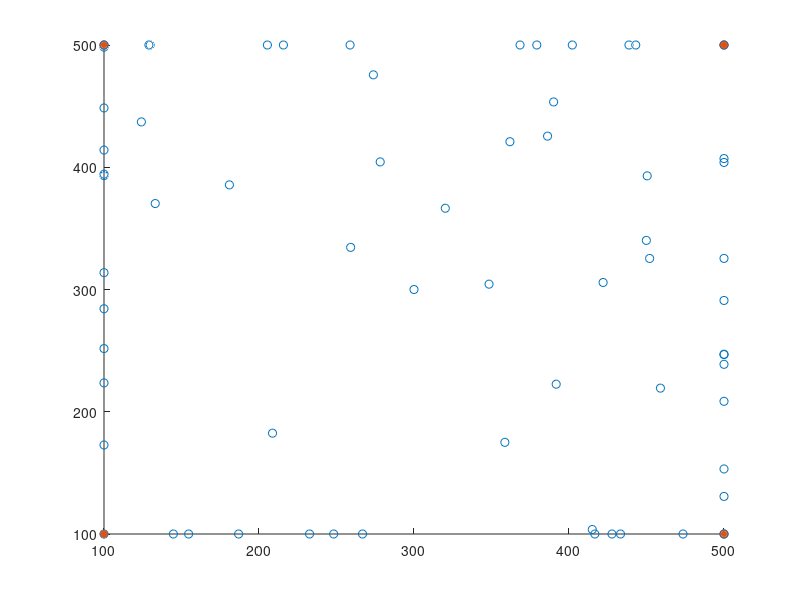

Source code (MATLAB): (Note: this script raises an error after producing the figure.)
% This DEMO calculates a Voronoi diagram with arbitrary points in arbitrary
% polytope/polyheron in 2D/3D

% 20	50	200	500	1000	2000
clear all;close all;clc
%% generate random samples
n = 10;        % number of points
m = 0;         % number of boundary point-candidates
d = 3;          % dimension of the space
tol = 1e-07;            % tolerance value used in "inhull.m" (larger value high precision, possible numerical error)
% pos0 = rand(n,d);       % generate random points
% bnd0 = rand(m,d)       % generate boundary point-candidates
% % bnd0 = [1 0 0; 0 0 1;0 1 0; 1 1 0; 0 1 1; 1 0 1; 1 1 1; 0 0 0];       % generate boundary point-candidates
num_bndpoints_inclusion = 8;
case_box = 1;
% case_box = 2;

% 
if case_box == 1
    xmax = 500;
    xmin = 100;
    ymax = 500;
    ymin = 100;
    zmax = 500;
    zmin = 100;
end

bnd0 = [0.5*(xmin+xmax) 0.5*(ymin+ymax) 0.5*(zmin+zmax); xmin ymin zmax; xmax ymin zmin;  xmin ymax zmin; xmax ymax zmin; xmin ymax zmax; xmax ymin zmax; xmax ymax zmax; xmin ymin zmin];       % generate boundary point-candidates

rng('shuffle')
xplane_bndpnts = 10;
yplane_bndpnts = 10;
zplane_bndpnts = 10;

% x plane
for i = 1:xplane_bndpnts
    yrand1 = (ymax-ymin)*rand(1) + ymin;
    yrand2 = (ymax-ymin)*rand(1) + ymin;
    
    zrand1 = (zmax-zmin)*rand(1) + zmin;
    zrand2 = (zmax-zmin)*rand(1) + zmin;    
    bnd0 = [bnd0;xmin yrand1 zrand1];
    bnd0 = [bnd0;xmax yrand2 zrand2];
end



% y plane
for i = 1:yplane_bndpnts
    xrand1 = (xmax-xmin)*rand(1) + xmin;
    xrand2 = (xmax-xmin)*rand(1) + xmin;
    
    zrand1 = (zmax-zmin)*rand(1) + zmin;
    zrand2 = (zmax-zmin)*rand(1) + zmin;    
    bnd0 = [bnd0;xrand1 ymin zrand1];
    bnd0 = [bnd0;xrand2 ymax zrand2];
end

% z plane
for i = 1:zplane_bndpnts
    xrand1 = (xmax-xmin)*rand(1) + xmin;
    xrand2 = (xmax-xmin)*rand(1) + xmin;   
    
    yrand1 = (ymax-ymin)*rand(1) + ymin;
    yrand2 = (ymax-ymin)*rand(1) + ymin;
    
    bnd0 = [bnd0;xrand1 yrand1 zmin];
    bnd0 = [bnd0;xrand2 yrand2 zmax];
end


K = convhull(bnd0);
bnd_pnts = bnd0(K,:);   % take boundary points from vertices of convex polytope formed with the boundary point-candidates
% bnd_pnts = unique(bnd_pnts,'rows');

hold on
scatter3(bnd0(:,1),bnd0(:,2),bnd0(:,3))
scatter3(bnd_pnts(:,1),bnd_pnts(:,2),bnd_pnts(:,3),'*')
hold off


pos0 = [];
for i=1:n
    pos_x = randi([xmin xmax],1,1);
    pos_y = randi([ymin ymax],1,1);
    pos_z = randi([zmin zmax],1,1);
    pos01_temp = [pos_x,pos_y,pos_z];
    pos0 = [pos0;pos01_temp];
end


% indice_bndpoints_inclusion = randperm(8,num_bndpoints_inclusion);
% 
% K = convhull(bnd0);
% bnd_pnts = bnd0(K,:);   % take boundary points from vertices of convex polytope formed with the boundary point-candidates

%% take points that are in the boundary convex polytope
in = inhull(pos0,bnd0,[],tol); 
% inhull.m is written by John D'Errico that efficiently check if points are
% inside a convex hull in n dimensions
% We use the function to choose points that are inside the defined boundary
u1 = 0;
for i = 1:size(pos0,1)
    if in(i) ==1
        u1 = u1 + 1;
        pos(u1,:) = pos0(i,:);
    end
end


%% 
% =========================================================================
% INPUTS:
% pos       points that are in the boundary      n x d matrix (n: number of points d: dimension) 
% bnd_pnts  points that defines the boundary     m x d matrix (m: number of vertices for the convex polytope
% boundary d: dimension)
% -------------------------------------------------------------------------
% OUTPUTS:
% vornb     Voronoi neighbors for each generator point:     n x 1 cells
% vorvx     Voronoi vertices for each generator point:      n x 1 cells
% =========================================================================

[vornb,vorvx] = polybnd_voronoi(pos,bnd_pnts);


%% PLOT

for i = 1:size(vorvx,2)
    col(i,:)= rand(1,3);
end


switch d
    case 2
        figure('position',[0 0 600 600],'Color',[1 1 1]);
        for i = 1:size(pos,1)
        plot(vorvx{i}(:,1),vorvx{i}(:,2),'-r')
        hold on;
        end
        plot(bnd_pnts(:,1),bnd_pnts(:,2),'-');
        hold on;
        plot(pos(:,1),pos(:,2),'Marker','o','MarkerFaceColor',[0 .75 .75],'MarkerEdgeColor','k','LineStyle','none');
        axis('equal')
        axis([0 1 0 1]);
        set(gca,'xtick',[0 1]);
        set(gca,'ytick',[0 1]);        
    case 3
        figure('position',[0 0 600 600],'Color',[1 1 1]);
        for i = 1:size(pos,1)
            flag_outside = 0;
            
            if max(vorvx{i}(:,1))>xmax+0.1
                flag_outside = 1;
            end
            if min(vorvx{i}(:,1))<xmin-0.1
                flag_outside = 1;
            end
            if max(vorvx{i}(:,2))>ymax+0.1
                flag_outside = 1;
            end
            if min(vorvx{i}(:,2))<ymin-0.1
                flag_outside = 1;
            end
            if max(vorvx{i}(:,3))>zmax+0.1
                flag_outside = 1;
            end
            if min(vorvx{i}(:,3))<zmin-0.1
                flag_outside = 1;
            end
            
            if flag_outside == 1
                continue
            end



        K = convhulln(vorvx{i});
%         scatter3(vorvx{i}(:,1),vorvx{i}(:,2),vorvx{i}(:,3),'Marker','o','MarkerFaceColor',[0 .75 .75], 'MarkerEdgeColor','k');

        trisurf(K,vorvx{i}(:,1),vorvx{i}(:,2),vorvx{i}(:,3),'FaceColor',col(i,:),'FaceAlpha',0.5,'EdgeAlpha',0)
%         nb = cell2mat(vornb(1))
%         nb_idx = nb(1)
%         trisurf(K,vorvx{1}(:,1),vorvx{1}(:,2),vorvx{1}(:,3),'FaceColor','r','FaceAlpha',0.1,'EdgeAlpha',1)
%         trisurf(K,vorvx{nb_idx}(:,1),vorvx{nb_idx}(:,2),vorvx{nb_idx}(:,3),'FaceColor','b','FaceAlpha',0.1,'EdgeAlpha',1)
        hold on;
        end
%         scatter3(pos(:,1),pos(:,2),pos(:,3),'Marker','o','MarkerFaceColor',[0 .75 .75], 'MarkerEdgeColor','k');
%         scatter3(pos(1,1),pos(1,2),pos(1,3),'Marker','o','MarkerFaceColor',[0 .75 .75], 'MarkerEdgeColor','k');
%         scatter3(pos(nb_idx,1),pos(nb_idx,2),pos(nb_idx,3),'Marker','x','MarkerFaceColor',[0 .75 .75], 'MarkerEdgeColor','k');
        axis('equal')
%         axis([0 1 0 1 0 1]);
%         set(gca,'xtick',[0 1]);
%         set(gca,'ytick',[0 1]);
%         set(gca,'ztick',[0 1]);
%         set(gca,'FontSize',16);
        xlabel('X');ylabel('Y');zlabel('Z');
        
        axis off
        
% Convert cell to a table and use first row as variable names
size(vorvx,2)
vorvx_namestring = ['n',num2str(n),'_vorvx.txt'];
vorvx_fileID = fopen(vorvx_namestring,'a');

for i = 1:size(vorvx,2)
    M = cell2mat(vorvx(i));
    A1 = M(:,1);
    A2 = M(:,2);
    A3 = M(:,3);
    
    fprintf(vorvx_fileID, '[');
    for j = 1:size(A1)
        formatSpec1 = '[%8.4f,';
        fprintf(vorvx_fileID,formatSpec1,A1(j));

        formatSpec2 = '%8.4f,';
        fprintf(vorvx_fileID,formatSpec2,A2(j));

        formatSpec3 = '%8.4f],\n';
        fprintf(vorvx_fileID,formatSpec3,A3(j));
    end
    fprintf(vorvx_fileID, ']');
    fprintf(vorvx_fileID, ',');
end
fclose(vorvx_fileID);


vornb_namestring = ['n',num2str(n),'_vornb.txt'];
vornb_fileID = fopen(vornb_namestring,'a');

for i = 1:size(vornb,2)
    M = cell2mat(vornb(i));
    A = M;
    
    fprintf(vornb_fileID, '[');
    for j = 1:size(A,2)
        formatSpec = '%i,';
        fprintf(vornb_fileID,formatSpec,A(j));        
    end
    fprintf(vornb_fileID, ']');
    fprintf(vornb_fileID, ',');

end
fclose(vornb_fileID);

end
